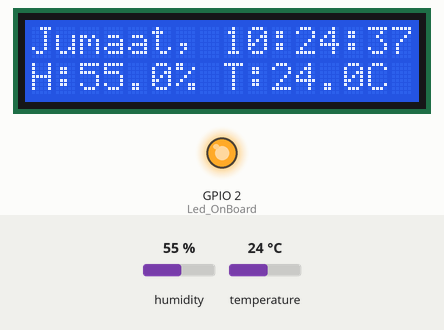
Recording of a sketch running on a simulated ESP8266 (NodeMCU). On the bench: 16×2 character LCD, output pins drawn as LEDs (lit = HIGH). Inputs (shaded band) come from the test bench; at power-on: humidity 55 %, temperature 24 °C. WiFi joins after 1.5 s; servers stay silent unless stated; network time is answered at once with the bench clock; the local clock reads 2024-03-15 10:24:30 at power-on unless the sketch sets it; what the sketch prints to the serial monitor is not drawn.

Above: at 7.3 s.
7.4 s: humidity set to 22 %
At 9.0 s:
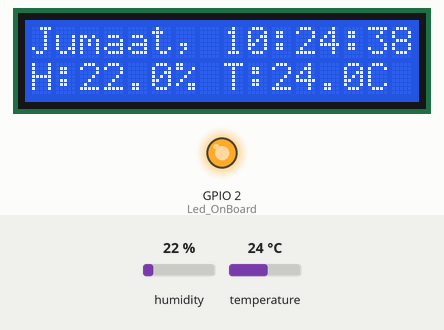
10.7 s: temperature set to 12 °C
At 13.1 s:
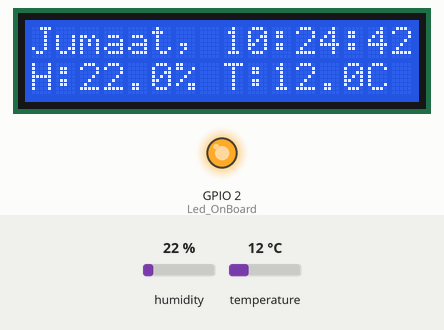
14.9 s: humidity set to 40 %
At 17.3 s:
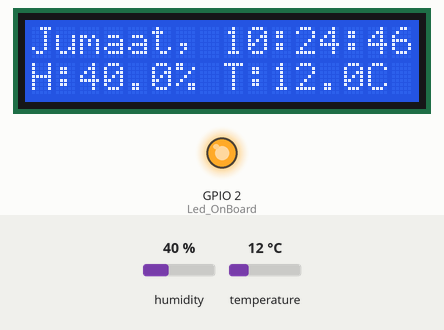
19.0 s: temperature set to 19 °C
At 21.5 s:
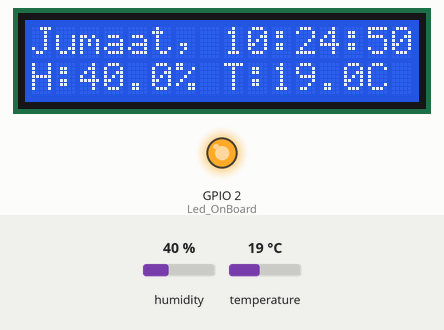
Timing chart, 0 to 23.0 s (numbered marks = the images above; inputs shaded):
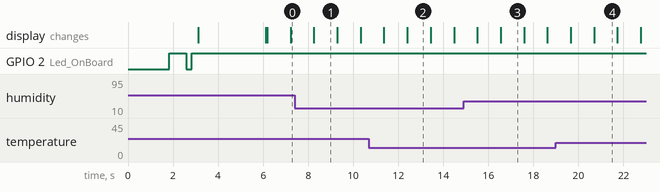

The sketch:

esp_clock_dht_SQL.ino
```cpp
#include <NTPClient.h>
#include <ESP8266WiFi.h>
#include <WiFiUdp.h>

#include <ESP8266HTTPClient.h>
#include "DHT.h"
#define DHTPIN 13
#define DHTTYPE DHT22

int Led_OnBoard = 2;
DHT dht(DHTPIN, DHTTYPE);

int Sentdata = 0 ;
const int delaydata = 60;

#include <LiquidCrystal_I2C.h>
LiquidCrystal_I2C  lcd(0x3f, 16,2);

const char *ssid     = "Azimi";
const char *password = "bismillah";

const long utcOffsetInSeconds = 25200;

char daysOfTheWeek[7][12] = {"Minggu", "Senin", "Selasa", "Rabu", "Kamis", "Jumaat", "Sabtu"};

// Define NTP Client to get time
WiFiUDP ntpUDP;
NTPClient timeClient(ntpUDP, "id.pool.ntp.org", utcOffsetInSeconds);

const char *host = "103.253.212.155";

void setup(){
  Serial.begin(115200);
  pinMode(Led_OnBoard, OUTPUT);
  dht.begin();

  lcd.begin();
  lcd.backlight();
  lcd.setCursor(0,0);
  lcd.print("WiFi Connecting");
  WiFi.mode(WIFI_OFF);        //Prevents reconnection issue (taking too long to connect)
  delay(1000);
  WiFi.mode(WIFI_STA);

  WiFi.begin(ssid, password);

  while ( WiFi.status() != WL_CONNECTED ) {
    delay ( 500 );
    Serial.print ( "." );
    digitalWrite(Led_OnBoard, LOW);
    delay(250);
    Serial.print(".");
    digitalWrite(Led_OnBoard, HIGH);
    delay(250);
  }
  timeClient.begin();
  lcd.clear();
  lcd.setCursor(0,0);
  lcd.print("IP address: ");
  lcd.setCursor(0,1);
  lcd.println(WiFi.localIP());
  lcd.println(' ');
  delay(3000);
  lcd.clear();
}

void loop() {
  timeClient.update();
  lcd.setCursor(0, 0);
  lcd.print(daysOfTheWeek[timeClient.getDay()]);
  lcd.print(", ");
  lcd.println(timeClient.getFormattedTime());


  float h = dht.readHumidity();
  // Read temperature as Celsius (the default)
  float t = dht.readTemperature();
  // Read temperature as Fahrenheit (isFahrenheit = true)
  float f = dht.readTemperature(true);

  // Check if any reads failed and exit early (to try again).
  if (isnan(h) || isnan(t) || isnan(f)) {
    Serial.println(F("Failed to read from DHT sensor!"));
    delay(500);
    digitalWrite(Led_OnBoard, LOW);
    delay(500);
    digitalWrite(Led_OnBoard, HIGH);
    return;
  }
    // Compute heat index in Fahrenheit (the default)
  float hif = dht.computeHeatIndex(f, h);
  // Compute heat index in Celsius (isFahreheit = false)
  float hic = dht.computeHeatIndex(t, h, false);

  lcd.setCursor(0, 1);
  lcd.print(F("H:"));
  lcd.print(h,1);
  lcd.print("% ");
  lcd.print(F("T:"));
  lcd.print(t,1);
  lcd.print(F("C"));
  lcd.println(' ');

  digitalWrite(Led_OnBoard, HIGH);

  if (Sentdata <= delaydata)
  {
    delay(1000);
    Sentdata++;
  } else {
     HTTPClient http;    //Declare object of class HTTPClient

  String TempValueSend, HumiValueSend, HeatVauleSend, postData;

  //int ldrvalue=dht.getHumidity();
  TempValueSend = String(t);
  HumiValueSend = String(h);
  HeatVauleSend = String(hic);

  //postData = "Tvalue=" + TempValueSend + "&Hvalue" + HumiValueSend;
  postData = "Tvalue=" + TempValueSend + "&Hvalue=" + HumiValueSend + "&Hevalue=" + HeatVauleSend;


  http.begin("http://dht.spairum.com/insertDB.php");              //Specify request destination
  http.addHeader("Content-Type", "application/x-www-form-urlencoded");    //Specify content-type header

  int httpCode = http.POST(postData);   //Send the request
  String payload = http.getString();    //Get the response payload

  Serial.println("Temp Value=" + TempValueSend);
  Serial.println("Humidity Value=" + HumiValueSend);
  Serial.println("Heat index=" +HeatVauleSend);
  Serial.println(httpCode);   //Print HTTP return code
  Serial.println(payload);    //Print request response payloadSS

  http.end();
  Sentdata = 0;

  digitalWrite(Led_OnBoard, LOW);
  delay(1000);
  }

}
```

Measured:
- what the display in image 2 shows lasts 1.0 s, from 12.4 s to 13.4 s
